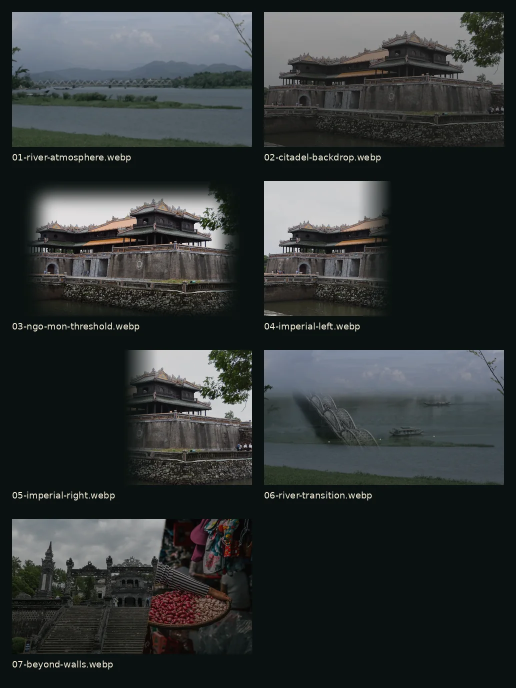
#> input picture assets/hue/previews/scene-contact-sheet.webp, 1032 x 1376 px (shown at 1/2 size)
$ python -i build_hue_assets.py   (imports and definitions only)
#> lines starting #> are read from the running program, lines starting #| are printed output that depends on the picture
#> further down, picture is the input picture: PIL image 1032x1376 RGB; mean R, G, B 49.5, 54.1, 54.2
#!/usr/bin/env python3
"""Build local Huế production assets from provenance-documented Wikimedia sources.

This script intentionally does NOT modify application HTML/CSS/JS. It creates only
assets/hue/** plus CREDITS.md and a machine-readable manifest.
"""

from __future__ import annotations

import hashlib
import io
import json
import math
from pathlib import Path
from textwrap import dedent

import requests
from PIL import Image, ImageChops, ImageDraw, ImageEnhance, ImageFilter, ImageFont, ImageOps

ROOT = Path(__file__).resolve().parents[1]
OUT = ROOT / "assets" / "hue"
SOURCE_DIR = OUT / "source"
SCENE_DIR = OUT / "scenes"
CARD_DIR = OUT / "cards"
MARKER_DIR = OUT / "markers"
PREVIEW_DIR = OUT / "previews"

CANVAS = (1920, 1080)
CARD = (960, 640)
USER_AGENT = "Mostar-Guide-Hue-Asset-Builder/1.0 (+https://github.com/Ngh1aa/Mostar-Guide)"

SOURCES = {
    "A01": {
        "slug": "ngo-mon",
        "title": "Ngo Mon Gate for entry to the Imperial Citadel, Hue (31654316702).jpg",
        "author": "shankar s.",
        "license": "CC BY 2.0",
        "license_url": "https://creativecommons.org/licenses/by/2.0/",
        "page_url": "https://commons.wikimedia.org/wiki/File:Ngo_Mon_Gate_for_entry_to_the_Imperial_Citadel,_Hue_(31654316702).jpg",
        "download_url": "https://upload.wikimedia.org/wikipedia/commons/thumb/3/33/Ngo_Mon_Gate_for_entry_to_the_Imperial_Citadel%2C_Hue_%2831654316702%29.jpg/2560px-Ngo_Mon_Gate_for_entry_to_the_Imperial_Citadel%2C_Hue_%2831654316702%29.jpg",
        "role": "Imperial threshold / Ngọ Môn architecture",
    },
    "A02": {
        "slug": "perfume-river",
        "title": "Riviere des Parfums Hue.jpg",
        "author": "Lưu Ly",
        "license": "Public Domain",
        "license_url": "https://commons.wikimedia.org/wiki/File:Riviere_des_Parfums_Hue.jpg",
        "page_url": "https://commons.wikimedia.org/wiki/File:Riviere_des_Parfums_Hue.jpg",
        "download_url": "https://upload.wikimedia.org/wikipedia/commons/e/e6/Riviere_des_Parfums_Hue.jpg",
        "role": "Perfume River atmosphere / depth base",
    },
    "A03": {
        "slug": "truong-tien",
        "title": "Truong Tien bridge.jpg",
        "author": "Margrethe Store",
        "license": "CC BY 2.0",
        "license_url": "https://creativecommons.org/licenses/by/2.0/",
        "page_url": "https://commons.wikimedia.org/wiki/File:Truong_Tien_bridge.jpg",
        "download_url": "https://upload.wikimedia.org/wikipedia/commons/7/77/Truong_Tien_bridge.jpg",
        "role": "River crossing / transition geometry",
        "note": "Higher-resolution CC BY source selected over the lower-resolution Public Domain candidate for production quality.",
    },
    "A04": {
        "slug": "khai-dinh",
        "title": "Khai Dinh tomb Hue (27767136409).jpg",
        "author": "dronepicr",
        "license": "CC BY 2.0",
        "license_url": "https://creativecommons.org/licenses/by/2.0/",
        "page_url": "https://commons.wikimedia.org/wiki/File:Khai_Dinh_tomb_Hue_(27767136409).jpg",
        "download_url": "https://upload.wikimedia.org/wikipedia/commons/thumb/5/5e/Khai_Dinh_tomb_Hue_%2827767136409%29.jpg/2560px-Khai_Dinh_tomb_Hue_%2827767136409%29.jpg",
        "role": "Beyond the Walls / royal landscape texture",
    },
    "A05": {
        "slug": "dong-ba",
        "title": "Dong Ba market, Thành phố Huế, Vietnam (Unsplash).jpg",
        "author": "Alice Young",
        "license": "CC0 1.0",
        "license_url": "https://creativecommons.org/publicdomain/zero/1.0/",
        "page_url": "https://commons.wikimedia.org/wiki/File:Dong_Ba_market,_Th%C3%A0nh_ph%E1%BB%91_Hu%E1%BA%BF,_Vietnam_(Unsplash).jpg",
        "download_url": "https://upload.wikimedia.org/wikipedia/commons/thumb/0/05/Dong_Ba_market%2C_Th%C3%A0nh_ph%E1%BB%91_Hu%E1%BA%BF%2C_Vietnam_%28Unsplash%29.jpg/2560px-Dong_Ba_market%2C_Th%C3%A0nh_ph%E1%BB%91_Hu%E1%BA%BF%2C_Vietnam_%28Unsplash%29.jpg",
        "role": "Living city / market colour and texture",
    },
}


def ensure_dirs() -> None:
    for d in (SOURCE_DIR, SCENE_DIR, CARD_DIR, MARKER_DIR, PREVIEW_DIR):
        d.mkdir(parents=True, exist_ok=True)


# [19 lines left out: functions download_image, sha256, not called in this run]


def save_jpeg(img: Image.Image, path: Path, quality: int = 90) -> None:
    img.convert("RGB").save(path, "JPEG", quality=quality, optimize=True, progressive=True)


def save_webp(img: Image.Image, path: Path, quality: int = 84) -> None:
    img.save(path, "WEBP", quality=quality, method=6, lossless=False)


def cover(img: Image.Image, size: tuple[int, int], focus=(0.5, 0.5)) -> Image.Image:
#> called with size = (1920, 1080), focus = (0.5, 0.5)
    tw, th = size
    scale = max(tw / img.width, th / img.height)
#> scale = 1.86
    nw, nh = math.ceil(img.width * scale), math.ceil(img.height * scale)
#> nw = 1920; nh = 2560
    resized = img.resize((nw, nh), Image.Resampling.LANCZOS)
    fx, fy = focus
    left = int((nw - tw) * fx)
#> left = 0
    top = int((nh - th) * fy)
#> top = 740
    left = max(0, min(left, nw - tw))
    top = max(0, min(top, nh - th))
    return resized.crop((left, top, left + tw, top + th))
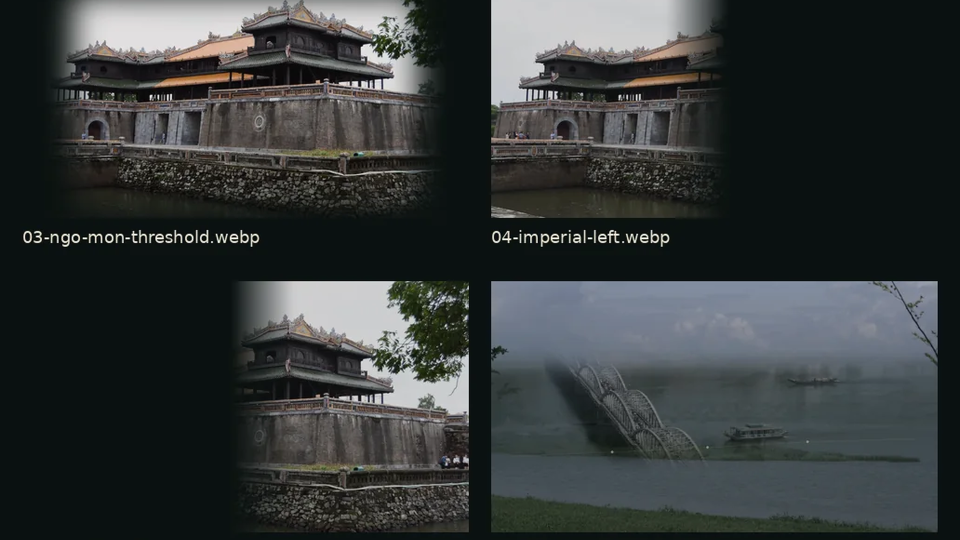
#> returned value: PIL image 1920x1080 RGB (shown at 1/2 size); mean R, G, B 54, 58.5, 58.5


def grade(img: Image.Image, saturation=0.82, contrast=0.94, brightness=0.94, tint=(27, 56, 51, 28)) -> Image.Image:
#> called with saturation = 0.72, contrast = 0.86, brightness = 0.9, tint = (19, 52, 48, 34)
    out = ImageEnhance.Color(img.convert("RGB")).enhance(saturation)
    out = ImageEnhance.Contrast(out).enhance(contrast)
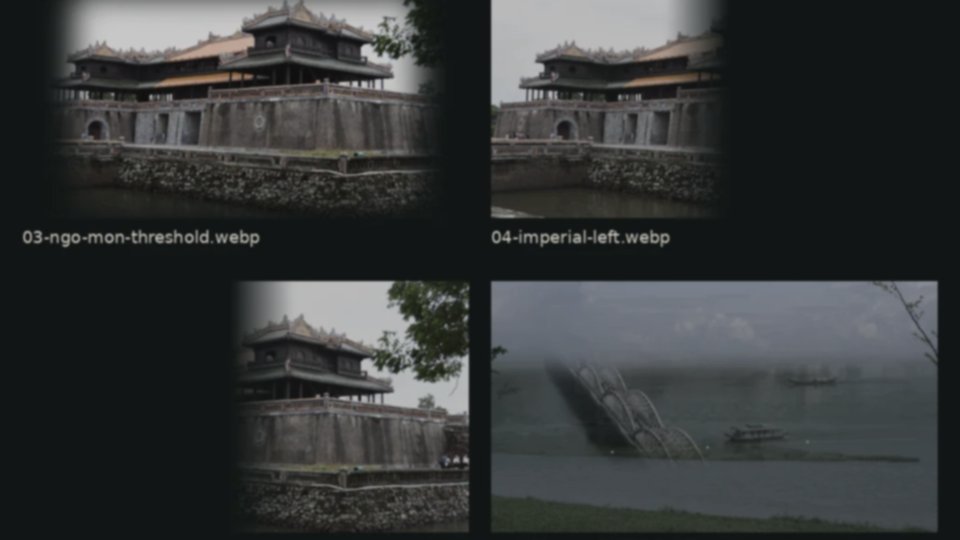
#> out: PIL image 1920x1080 RGB (shown at 1/2 size); mean R, G, B 54.4, 57.1, 57
    out = ImageEnhance.Brightness(out).enhance(brightness).convert("RGBA")
#> out: PIL image 1920x1080 RGBA
    overlay = Image.new("RGBA", out.size, tint)
    return Image.alpha_composite(out, overlay)
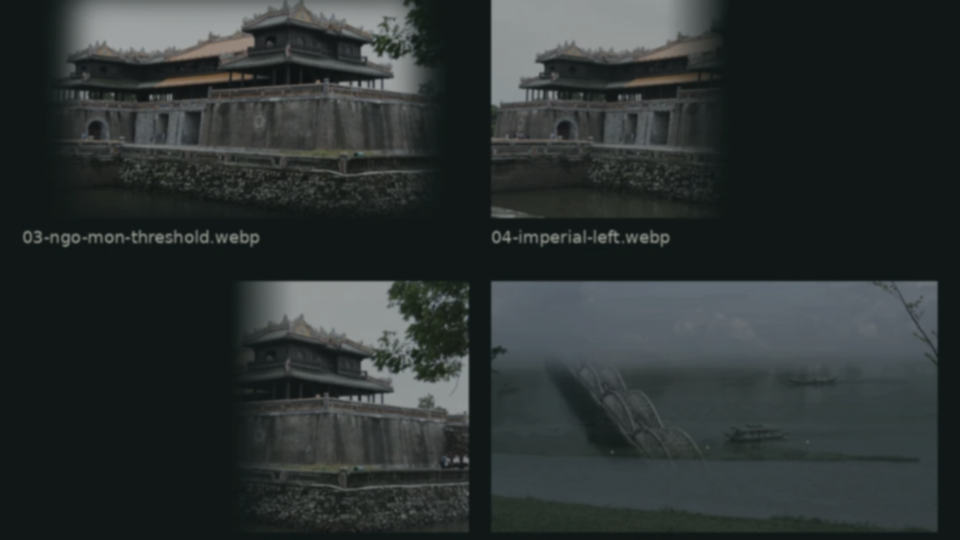
#> returned value: PIL image 1920x1080 RGBA (shown at 1/2 size); mean R, G, B, A 44.8, 51.1, 50.4, 255


def vertical_gradient(size: tuple[int, int], top=(8, 19, 18, 0), bottom=(8, 19, 18, 150)) -> Image.Image:
    w, h = size
    gradient = Image.new("RGBA", size)
    px = gradient.load()
    for y in range(h):
        t = y / max(1, h - 1)
        c = tuple(round(top[i] + (bottom[i] - top[i]) * t) for i in range(4))
        for x in range(w):
            px[x, y] = c
    return gradient


# [25 lines left out: functions horizontal_alpha_mask, soft_window_mask, not called in this run]


def scene_river(img: Image.Image) -> Image.Image:
    base = cover(img, CANVAS, focus=(0.50, 0.50))
    base = base.filter(ImageFilter.GaussianBlur(2.0))
    base = grade(base, saturation=0.72, contrast=0.86, brightness=0.90, tint=(19, 52, 48, 34))
    mist = Image.new("RGBA", CANVAS, (235, 228, 205, 0))
    md = ImageDraw.Draw(mist)
    md.rectangle((0, 0, 1920, 380), fill=(232, 229, 209, 34))
    mist = mist.filter(ImageFilter.GaussianBlur(80))
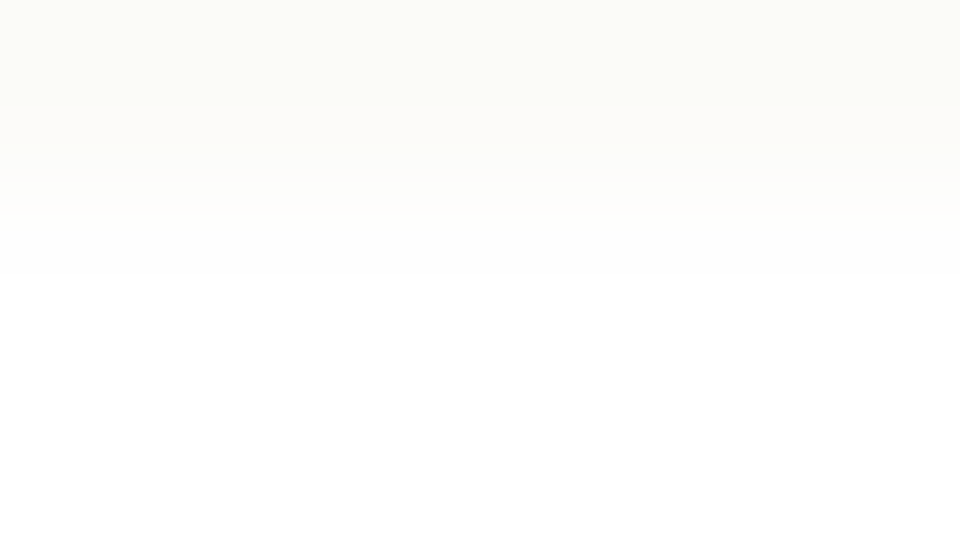
#> mist: PIL image 1920x1080 RGBA (shown at 1/2 size); mean R, G, B, A 233.9, 228.4, 206.4, 12; transparent parts drawn white
    base = Image.alpha_composite(base, mist)
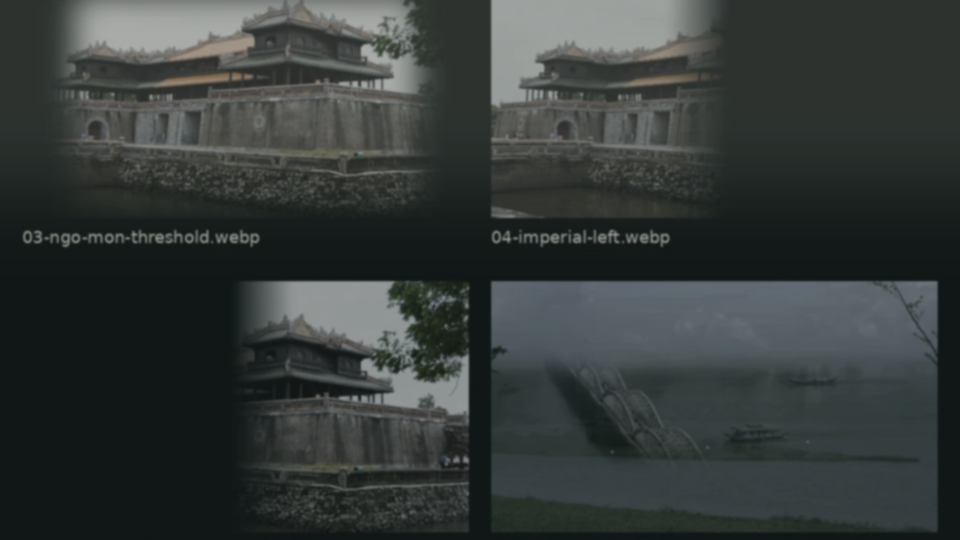
#> base: PIL image 1920x1080 RGBA (shown at 1/2 size); mean R, G, B, A 53.4, 59.2, 57.6, 255
    return Image.alpha_composite(base, vertical_gradient(CANVAS, (7, 18, 17, 0), (7, 18, 17, 95)))
#> in vertical_gradient, `gradient = Image.new("RGBA", size)`: gradient: PIL image 1920x1080 RGBA; every value is 0
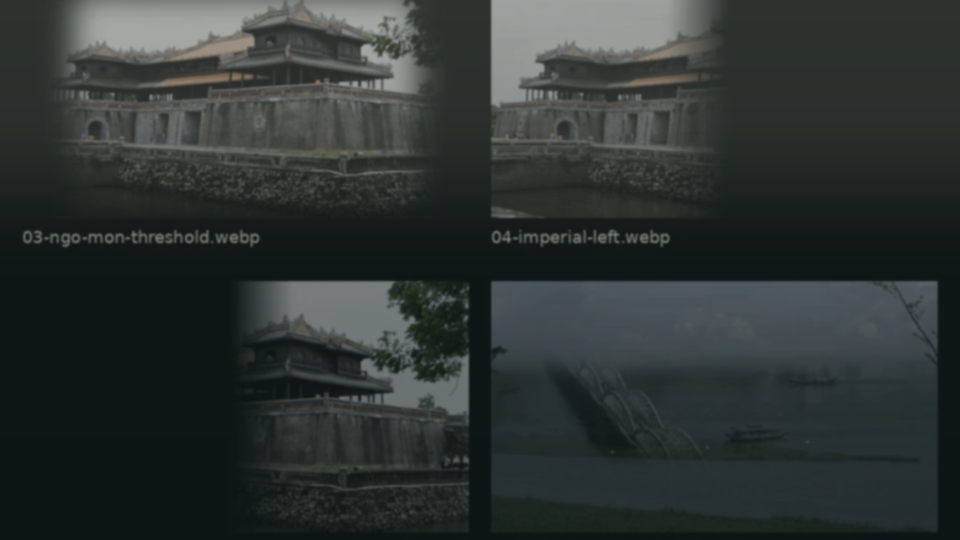
#> returned value: PIL image 1920x1080 RGBA (shown at 1/2 size); mean R, G, B, A 46.3, 52.9, 51.3, 255


# [64 lines left out: functions scene_citadel, scene_threshold, scene_split, scene_river_transition, scene_beyond, not called in this run]


def card_crop(img: Image.Image, focus=(0.5, 0.5)) -> Image.Image:
    out = cover(img, CARD, focus=focus)
    return grade(out, saturation=0.86, contrast=0.98, brightness=0.90, tint=(22, 43, 39, 18)).convert("RGB")


# [224 lines left out: functions write_markers, font, contact_sheet, write_credits, main, not called in this run]


# [2 lines not run here, left out]

>>> from PIL import Image
>>> picture = Image.open('../assets/hue/previews/scene-contact-sheet.webp')
>>> result = scene_river(picture)

$ run again, on assets/hue/previews/split-pair-proof.webp
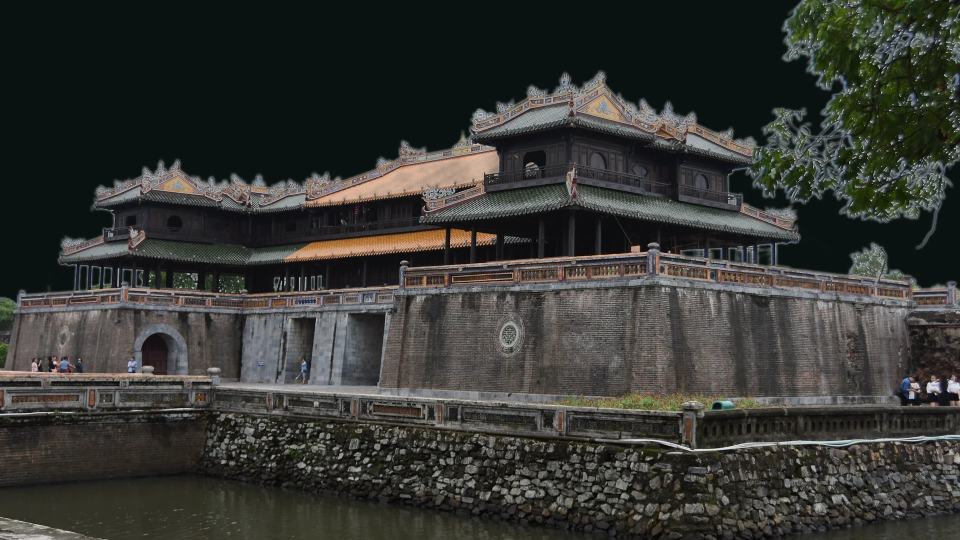
#> input picture assets/hue/previews/split-pair-proof.webp, 1920 x 1080 px (shown at 1/2 size)
#> picture is the input picture: PIL image 1920x1080 RGB; mean R, G, B 55.1, 55.6, 52.1
#> in grade, `out = ImageEnhance.Contrast(out).enhance(contrast)`:
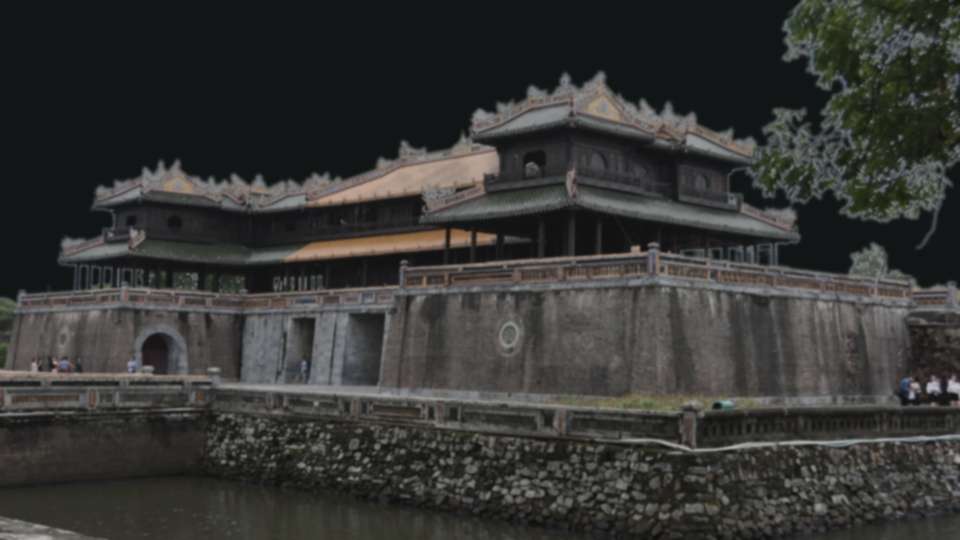
#> out: PIL image 1920x1080 RGB (shown at 1/2 size); mean R, G, B 54.3, 54.6, 52.4
#> gradient: PIL image 1920x1080 RGBA; every value is 0
#> in scene_river, `return Image.alpha_composite(base, vertical_gradient(CANVAS, (7, 18, 1..`:
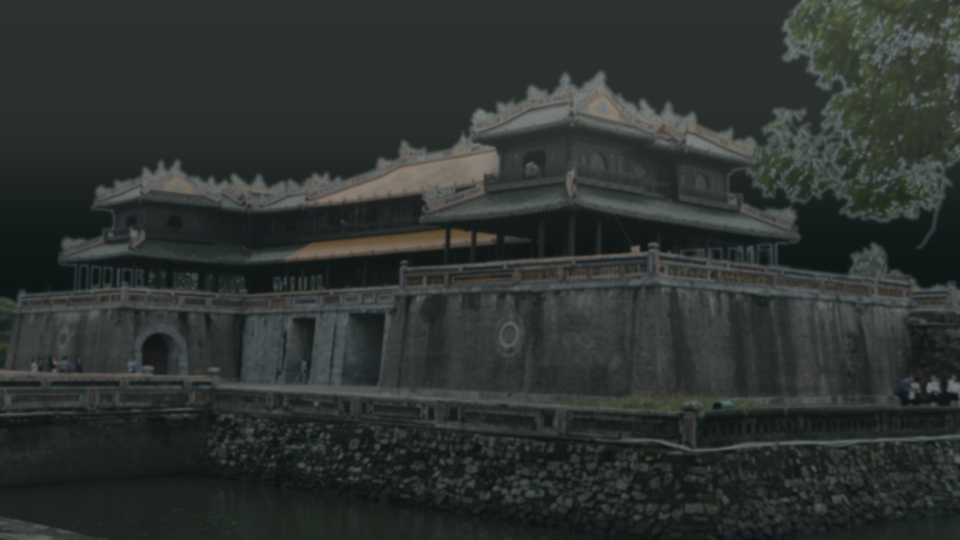
#> returned value: PIL image 1920x1080 RGBA (shown at 1/2 size); mean R, G, B, A 45.6, 50.9, 48.1, 255
